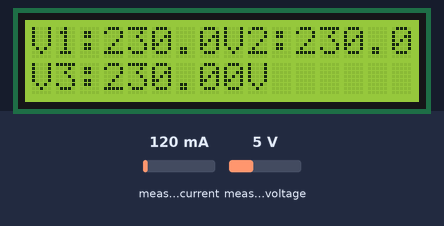
The sketch below on a simulated ESP8266 (NodeMCU). On the bench: 16×2 character LCD. The inputs (shaded band) are chosen by the test bench; at power-on: measured current 120 mA, measured voltage 5 V. WiFi joins after 1.5 s; servers stay silent unless stated; what the sketch prints to the serial monitor is not drawn.

Above: at 2.7 s.
2.8 s: measured current set to 40 mA
At 4.0 s:
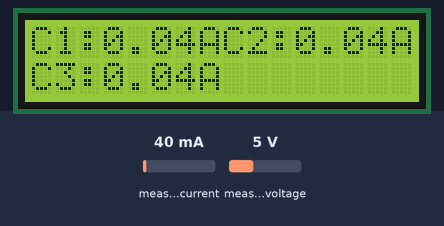
At 6.8 s:
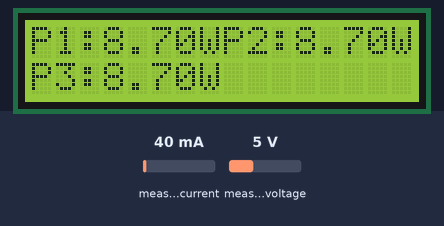
7.3 s: measured current set to 1500 mA
At 8.5 s:
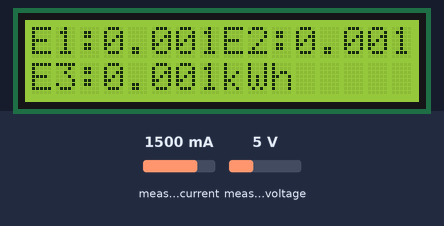
Timing chart, 0 to 10.3 s (numbered marks = the images above; inputs shaded):
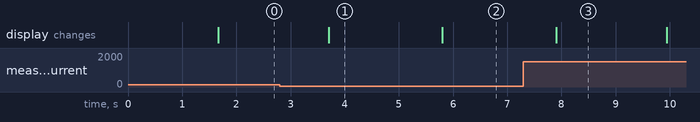

Measured:
- what the display in image 1 shows lasts 2.1 s, from 3.7 s to 5.8 s

The sketch:

energy_meter_with_thingspeak.ino
```cpp
#include <LiquidCrystal_I2C.h>

#include <Wire.h>
#include <ESP8266WiFi.h>

LiquidCrystal_I2C lcd(0x27, 16, 2);


String apiKey = "Q8QZLYC84QKC74QS";     //  Enter your Write API key from ThingSpeak

const char *ssid =  "SKY_DLINK";     // replace with your wifi ssid and wpa2 key
const char *pass =  "Admin@123";
const char* server = "api.thingspeak.com";
WiFiClient client;

#include <PZEM004Tv30.h>

PZEM004Tv30 pzem1(14, 12); // Software Serial pin 11 (RX) & 12 (TX)
PZEM004Tv30 pzem2(13, 15);
PZEM004Tv30 pzem3(2, 0);
void setup() {
   Serial.begin(115200);
  lcd.begin();
  lcd.backlight();

  Serial.println("Connecting to ");
       Serial.println(ssid);


       WiFi.begin(ssid, pass);

      while (WiFi.status() != WL_CONNECTED)
     {
            delay(500);
            Serial.print(".");
     }
      Serial.println("");
      Serial.println("WiFi connected");

}

void loop() {
   float voltage1 = pzem1.voltage();
   float voltage2 = pzem2.voltage();
   float voltage3 = pzem3.voltage();
   if(voltage1 != NAN){
       Serial.print("Voltage1: ");
       Serial.print(voltage1);
       Serial.println("V ");
       Serial.print("Voltage2: ");
       Serial.print(voltage2);
       Serial.println("V ");
       Serial.print("Voltage3: ");
       Serial.print(voltage3);
       Serial.println("V ");
       lcd.setCursor(0,0);
       lcd.print("V1:");
       lcd.print(voltage1);
       lcd.println("V ");
       lcd.setCursor(8,0);
       lcd.print("V2:");
       lcd.print(voltage2);
       lcd.println("V ");
       lcd.setCursor(0,1);
       lcd.print("V3:");
       lcd.print(voltage3);
       lcd.println("V ");
       delay(2000);

   } else {
       Serial.println("Error reading voltage");
   }

   float current1 = pzem1.current();
   float current2 = pzem2.current();
   float current3 = pzem3.current();
   if(current1 != NAN){
       Serial.print("Current1: ");
       Serial.print(current1);
       Serial.println("A");
       Serial.print("Current2: ");
       Serial.print(current2);
       Serial.println("A");
       Serial.print("Current3: ");
       Serial.print(current3);
       Serial.println("A");
       lcd.clear();
       lcd.setCursor(0,0);
       lcd.print("C1:");
       lcd.print(current1);
       lcd.println("A ");
       lcd.setCursor(8,0);
       lcd.print("C2:");
       lcd.print(current2);
       lcd.println("A ");
       lcd.setCursor(0,1);
       lcd.print("C3:");
       lcd.print(current3);
       lcd.println("A ");
       delay(2000);
   } else {
       Serial.println("Error reading current");
   }

   float power1 = pzem1.power();
   float power2 = pzem2.power();
   float power3 = pzem3.power();
   if(current1 != NAN){
       Serial.print("Power1: ");
       Serial.print(power1);
       Serial.println("W ");
       Serial.print("Power2: ");
       Serial.print(power2);
       Serial.println("W ");
       Serial.print("Power3: ");
       Serial.print(power3);
       Serial.println("W ");
       lcd.clear();
       lcd.setCursor(0,0);
       lcd.print("P1:");
       lcd.print(power1);
       lcd.println("W ");
       lcd.setCursor(8,0);
       lcd.print("P2:");
       lcd.print(power2);
       lcd.println("W ");
       lcd.setCursor(0,1);
       lcd.print("P3:");
       lcd.print(power3);
       lcd.println("W ");
       delay(2000);
   } else {
       Serial.println("Error reading power");
   }

   float energy1 = pzem1.energy();
   float energy2 = pzem2.energy();
   float energy3 = pzem3.energy();
   if(current1 != NAN){
       Serial.print("Energy1: ");
       Serial.print(energy1,3);
       Serial.println("kWh");
       Serial.print("Energy2: ");
       Serial.print(energy2,3);
       Serial.println("kWh");
       Serial.print("Energy3: ");
       Serial.print(energy3,3);
       Serial.println("kWh");
       lcd.clear();
       lcd.setCursor(0,0);
       lcd.print("E1:");
       lcd.print(energy1,3);
       lcd.println("kWh");
       lcd.setCursor(8,0);
       lcd.print("E2:");
       lcd.print(energy2,3);
       lcd.println("kWh");
       lcd.setCursor(0,1);
       lcd.print("E3:");
       lcd.print(energy3,3);
       lcd.println("kWh");
       delay(2000);
   } else {
       Serial.println("Error reading energy");
   }

   float frequency1 = pzem1.frequency();
   float frequency2 = pzem2.frequency();
   float frequency3 = pzem3.frequency();
   if(current1 != NAN){
       Serial.print("Frequency1: ");
       Serial.print(frequency1, 1);
       Serial.println("Hz");
       Serial.print("Frequency2: ");
       Serial.print(frequency2, 1);
       Serial.println("Hz");
       Serial.print("Frequency3: ");
       Serial.print(frequency3, 1);
       Serial.println("Hz");
       lcd.clear();
       lcd.setCursor(0,0);
       lcd.print("F1:");
       lcd.print(frequency1, 1);
       lcd.println("Hz");
       lcd.setCursor(8,0);
       lcd.print("F2:");
       lcd.print(frequency2, 1);
       lcd.println("Hz");
       lcd.setCursor(0,1);
       lcd.print("F3:");
       lcd.print(frequency3, 1);
       lcd.println("Hz");
delay(2000);
   } else {
       Serial.println("Error reading frequency");
   }

   float pf1 = pzem1.pf();
   float pf2 = pzem2.pf();
   float pf3 = pzem3.pf();
   if(current1 != NAN){
       Serial.print("PF1:");
       Serial.println(pf1);

       Serial.print("PF2:");
       Serial.println(pf2);

       Serial.print("PF3:");
       Serial.println(pf3);
lcd.clear();
lcd.setCursor(0,0);
       lcd.print("PF1:");
       lcd.println(pf1);
       lcd.print(" ");
       lcd.setCursor(8,0);
       lcd.print("PF2:");
       lcd.println(pf2);
       lcd.print(" ");
       lcd.setCursor(0,1);
       lcd.print("PF3:");
       lcd.println(pf3);
       lcd.print(" ");
       delay(2000);
   }

   else {
       Serial.println("Error reading power factor");
   }

   if (client.connect(server,80))   //   "184.106.153.149" or api.thingspeak.com
                      {

                             String postStr = apiKey;
                             postStr +="&field1=";
                             postStr += String(voltage1);
                             postStr +="&field2=";
                             postStr += String(voltage2);
                             postStr +="&field3=";
                             postStr += String(voltage3);
                             postStr +="&field4=";
                             postStr += String(current1);
                             postStr +="&field5=";
                             postStr += String(current2);
                             postStr +="&field6=";
                             postStr += String(current3);
                             postStr +="&field7=";
                             postStr += String(pf1);
                             postStr +="&field8=";
                             postStr += String(pf2);
                             postStr += "\r\n\r\n\r\n\r\n\r\n\r\n\r\n\r\n";

                             client.print("POST /update HTTP/1.1\n");
                             client.print("Host: api.thingspeak.com\n");
                             client.print("Connection: close\n");
                             client.print("X-THINGSPEAKAPIKEY: "+apiKey+"\n");
                             client.print("Content-Type: application/x-www-form-urlencoded\n");
                             client.print("Content-Length: ");
                             client.print(postStr.length());
                             client.print("\n\n\n\n\n\n\n\n");
                             client.print(postStr);


                        }
          client.stop();

          Serial.println("Waiting...");


  // thingspeak needs minimum 15 sec delay between updates
  delay(1000);


   Serial.println();
   delay(2000);
}
```
